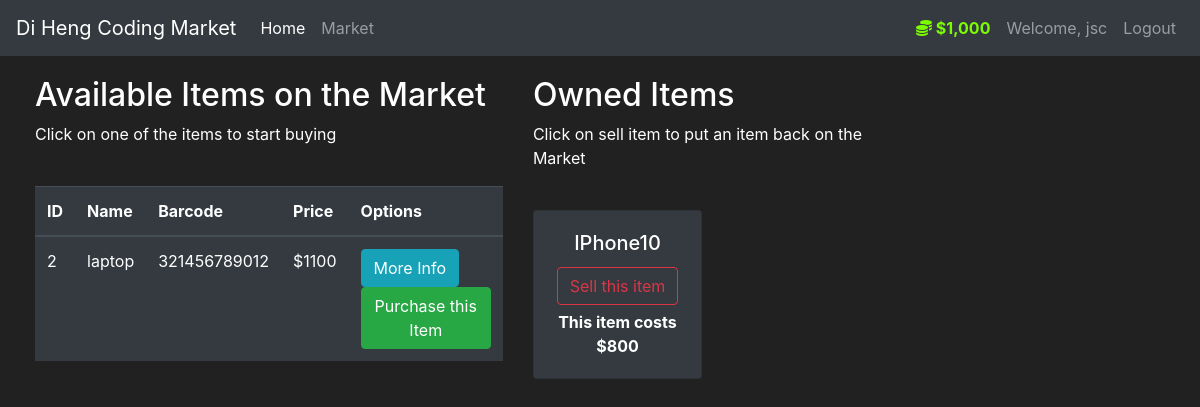
/market (signed in), run on an earlier commit of the app's database.
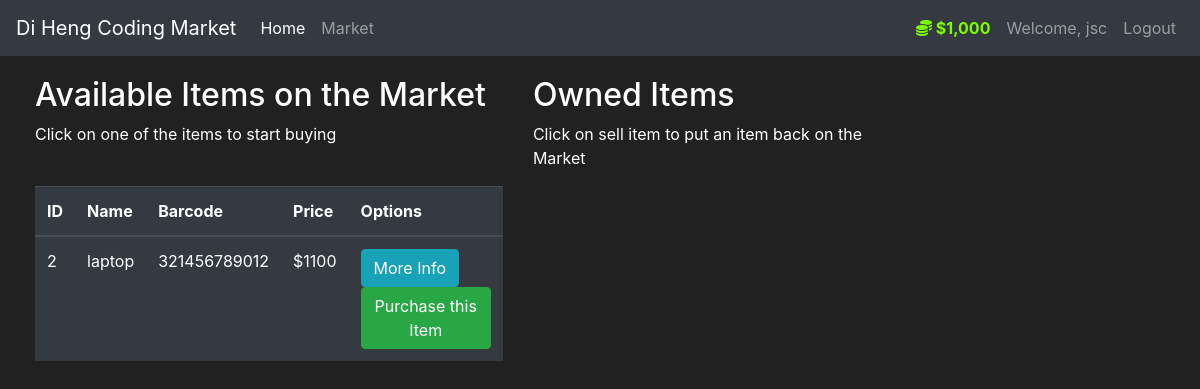
And on a later commit of the database.
### market/models.py (models this page shows, shortened)
class User(db.Model, UserMixin):
    id = db.Column(db.Integer(), primary_key=True)
    username = db.Column(db.String(length=30), nullable=False, unique=True)
    email_address = db.Column(db.String(length=50), nullable=False, unique=True)
    password_hash = db.Column(db.String(length=60), nullable=False)
    budget = db.Column(db.Integer(), nullable=False, default=1000)
    items = db.relationship('Item', backref='owned_user', lazy=True)
    @property
    def prettier_budget(self):
        if len(str(self.budget)) >=4:
            return f'${str(self.budget)[:-3]},{str(self.budget)[-3:]}'
        else:
            return f"${self.budget}"
    @property
    def password(self):
        return self.password

class Item(db.Model):
    id = db.Column(db.Integer(), primary_key=True)
    name = db.Column(db.String(length=30), nullable=False, unique=True)
    price = db.Column(db.Integer(), nullable=False)
    barcode = db.Column(db.String(length = 12), nullable=False, unique=True)
    description = db.Column(db.String(length=1024), nullable=False, unique=True)
    owner = db.Column(db.Integer(), db.ForeignKey('user.id'))

### market/route.py (the view, shortened to what this page needs)
@app.route('/market', methods=['GET','POST'])
@login_required
def market_page():
    purchase_form = PurchaseItemForm()
    selling_form = SellItemForm()
    if request.method == "GET":
        items = Item.query.filter_by(owner=None)
        owned_item = Item.query.filter_by(owner=current_user.id)
        return render_template('market.html', items = items, purchase_form=purchase_form, owned_item=owned_item, selling_form=selling_form)

### market/models.py (called while the page is built)
@login_manager.user_loader
def load_user(user_id):
    return User.query.get(int(user_id))

### market/templates/market.html (shortened to what this page needs)
{% extends 'base.html' %}
{% block content %}
<div class="row" style="margin-top:20px; margin-left:20px">
    <div class="col-5">
        <h2>Available Items on the Market</h2>
        <p>Click on one of the items to start buying</p>
        <br>
        <table class="table table-hover table-dark">
            <thead>
                <tr>
                    <th scope="col">ID</th>
                    <th scope="col">Name</th>
                    <th scope="col">Barcode</th>
                    <th scope="col">Price</th>
                    <th scope="col">Options</th>
                </tr>
            </thead>
            <tbody>
                {% for item in items %}
                <tr>
                    <td>{{item.id}}</td>
                    <td>{{item.name}}</td>
                    <td>{{item.barcode}}</td>
                    <td>${{item.price}}</td>
                    <td>
                        <button class="btn btn-outline btn-info" data-toggle="modal"
                            data-target="#Modal-MoreInfo-{{ item.id }}">More Info</button>
                        <button class="btn btn-outline btn-success" data-toggle="modal"
                            data-target="#Modal-PurchaseConfirm-{{ item.id }}">Purchase this Item</button>
                    </td>
                </tr>
                {% endfor %}
            </tbody>
        </table>
    </div>
    <div class="col-4">
        <h2>Owned Items</h2>
        <p>Click on sell item to put an item back on the Market</p>
        <br>
        <div class="row">
            {% for owned_item in owned_item %}
            <div class="col-md-6">
                <div style="margin-bottom: 5px" class="card text-center bg-dark">
                    <div class="card-body">
                        <h5 class="card-title">{{ owned_item.name }}</h5>
                        <button type="button" class="btn btn-outline-danger" style="margin-bottom: 5px"
                            data-toggle="modal" data-target="#Modal-PurchaseConfirm-{{ owned_item.id }}">Sell this item</button>
                        <p class="card-text"><strong>
                                This item costs ${{ owned_item.price }}
                            </strong></p>
                    </div>
                </div>
            </div>
            {% endfor %}
        </div>
    </div>
</div>
{% endblock %}

### market/templates/base.html (shortened to what this page needs)
<!doctype html>
<html lang="en">
<head>
    <link rel="stylesheet" href="https://cdn.jsdelivr.net/npm/bootstrap@4.5.3/dist/css/bootstrap.min.css"
>
</head>
<body>
    <nav class="navbar navbar-expand-md navbar-dark bg-dark">
        <a class="navbar-brand" href="#">Di Heng Coding Market</a>
        <div class="collapse navbar-collapse" id="navbarNav">
            <ul class="navbar-nav mr-auto">
                <li class="nav-item active">
                    <a class="nav-link" href="{{ url_for('home_page')}}">Home <span class="sr-only">(current)</span></a>
                </li>
                <li class="nav-item">
                    <a class="nav-link" href="{{ url_for('market_page')}}">Market</a>
                </li>
            </ul>
                {% if current_user.is_authenticated %}
                    <ul class="navbar-nav">
                        <li class="nav-item">
                            <a class="nav-link" style="color: lawngreen; font-weight: bold">
                                <i class="fas fa-coins"></i>
                                {{ current_user.prettier_budget }}
                            </a>
                        </li>
                        <li class="nav-item">
                            <a class="nav-link">Welcome, {{ current_user.username }}</a>
                        </li>
                        <li class="nav-item">
                            <a class="nav-link" href="{{ url_for('logout_page') }}">Logout</a>
                        </li>
                    </ul>
                {% endif %}
        </div>
    </nav>
    {% block content %}
    {% endblock %}
</body>
</html>

### market/templates/base.html (style rules this page uses)
body { background-color: #212121; color: white }

What changed in the data, as far as the page shows it:
no longer on this page (row edited): Item: name "IPhone10", price "800", shown under "Owned Items"
